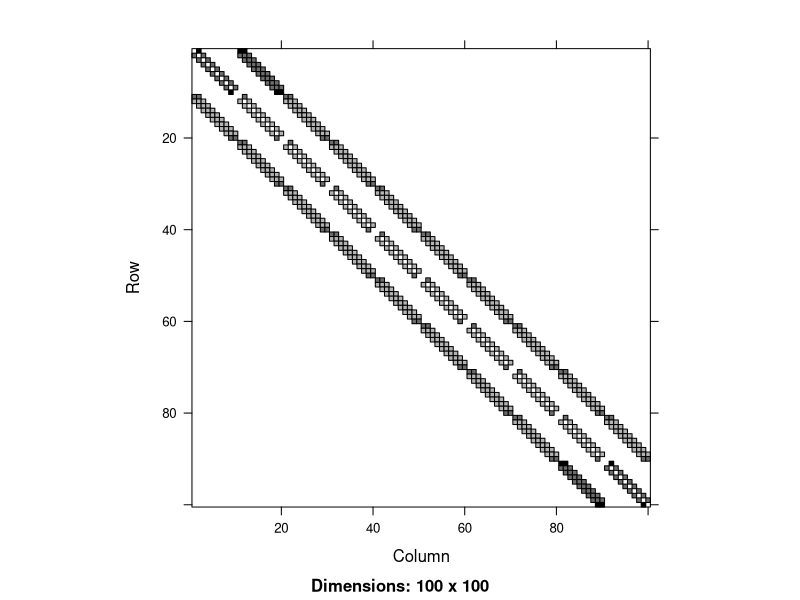
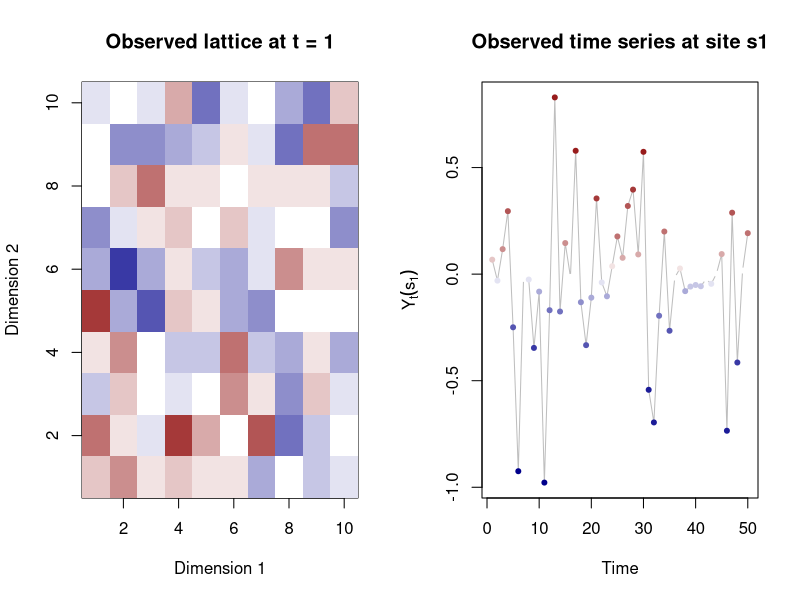
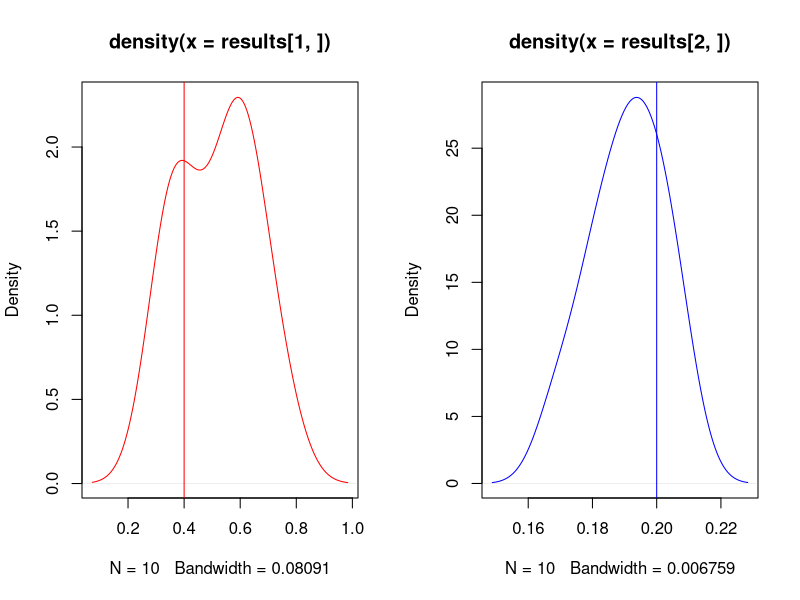

These figures' R source, in order:
## ---- chunk 1
#| code-fold: true
#| code-summary: "Show the function needed for simulation"

simulate_dyn_spatiotemporal_ARCH <- function(n, t, W, parameters){
  
  dimW <- dim(W)
  if(dimW[1] != n | dimW[2] != n){
    stop("Dimension of W is wrong")
  }
  if(length(dimW) == 2){
    p <- 1
    new.W <- array(, dim = c(n,n,p))
    new.W[,,1] <- W
    W <- new.W
  } else {
    p <- dimW[3]
  }
  
  # error distributions
  if(parameters$errortype == "norm"){
    err_distr <- function(n){
      return(rnorm(n))
    }
  } else if (parameters$errortype == "t"){
    err_distr <- function(n){
      return(rt(n, df = 3))
    }
  }
  
  # functions used for simulation (see Otto and Schmid 2019: arXiv:1908.08320)
  
  f_inv <- function(x){
    return(exp(x))
  }
  tau_eps <- function(eps, W_1, alpha, theta, zeta, b){
    eps_2 <- log(eps^2)
    n     <- length(eps)
    return( solve(diag(n) - Matrix(W_1)) %*% alpha + (diag(n) + solve(diag(n) - Matrix(W_1)) %*% Matrix(W_1)) %*% eps_2  )
  } 
  
  # weight matrices
  
  rhoW        <- array(0, dim = c(n, n))
  deltaM      <- array(0, dim = c(n, n))
  for(i in 1:p){
    rhoW        <- rhoW + parameters$rho[i] * W[,,i] 
    deltaM      <- deltaM + parameters$delta[i] * W[,,i] 
  }
  
  # function to include exogeneous regressions
  
  k <- length(parameters$beta)
  
  Xbeta <- function(X, beta){
    if(is.null(beta)){
      return(0)
    } else {
      return(X %*% beta)
    }
  }
  
  # burn-in period
  # the first simulations should be discarded to remove the influence of Y_0
  # here, we choose a burn-in of 20 time points, which balances the required computation time and accuaracy
  
  eps        <- err_distr(n)
  mu_i0      <- rnorm(n)
  alpha_t0   <- rep(rnorm(1), n) * ifelse(parameters$ted, 1, 0)
  lagged_var <- mu_i0 + alpha_t0 + Xbeta(array(rnorm(k*n), dim = c(n,k)), parameters$beta)
  tau        <- tau_eps(eps = eps, W_1 = rhoW, alpha = lagged_var)
  X          <- lagged_var + rhoW %*% tau
  Y_00       <- diag(as.vector(f_inv(X)))^(0.5) %*% eps
  
  X_regr     <-  array(rnorm(20*k*n), dim = c(n,20,k))
  
  alpha      <- parameters$alpha * rep(1, n) # add temporal lag and regressive term
  for(b in 1:20){
    eps        <- err_distr(n)
    alpha_t0   <- rep(rnorm(1), n) * ifelse(parameters$ted, 1, 0)
    lagged_var <- mu_i0 + alpha_t0 + parameters$gamma * log(Y_00^2) + deltaM %*% log(Y_00^2) + Xbeta(X_regr[,b,], parameters$beta)
    tau        <- tau_eps(eps = eps, W_1 = rhoW, alpha = lagged_var)
    X          <- lagged_var + rhoW %*% tau
    Y          <- diag(as.vector(f_inv(X)))^(0.5) %*% eps
    Y_00       <- Y
  }
  
  # simulations which are used later
  
  Y      <- array(, dim = c(n, t))
  X_regr <-  array(rnorm(k*n*t), dim = c(n,t,k))
  
  for(b in 1:t){
    eps        <- err_distr(n)
    alpha_t0   <- rep(rnorm(1), n) * ifelse(parameters$ted, 1, 0)
    lagged_var <- mu_i0 + alpha_t0 + parameters$gamma * log(Y_00^2) + deltaM %*% log(Y_00^2) + Xbeta(X_regr[,b,], parameters$beta)
    tau        <- tau_eps(eps = eps, W_1 = rhoW, alpha = lagged_var)
    X          <- lagged_var + rhoW %*% tau
    Y[,b]       <- diag(as.vector(f_inv(X)))^(0.5) %*% eps
    Y_00       <- Y[,b]
  }
  
  return(list(Y = Y, X_regr = X_regr, parameters = parameters))
  
}
## ---- chunk 2
#| code-fold: true
#| code-summary: "Show the functions needed for estimation"

GMM_SDPD_2SLS_ARCH <- function(Y, X, W, info, silent = TRUE){
  
  
  ksy = info$ksy # spatial expansion order of y
  ksx = info$ksx # spatial expansion order of x
  
  # checks
  
  if(is.null(Y)){
    stop("Y is missing")
  }
  if(is.null(X)){
    if(!silent){
      cat("Model without exogenous regressors is fitted \n")
    }
  }
  if(is.null(W)){
    stop("W is missing")
  }
  if(is.null(info)){
    stop("info is missing")
  }
  
  # expand matrix W when higher-order spatial lags are included
  dimW <- dim(W)
  n    <- dimW[1]
  if(length(dimW) == 2){
    p <- 1
    new.W <- array(, dim = c(n,n,p))
    new.W[,,1] <- W
    W <- new.W
  } else {
    p <- dimW[3]
  }
  
  if(length(dimW) > 3 |  dimW[1] !=  dimW[2] | dimW[2] !=  n){
    stop("Check W matrix (W must be of dimension n x n x p)")
  }
  
  if(dim(Y)[1] != n | length(dim(Y)) != 2){
    stop("Y should be a matrix of dimension n x T")
  }
  
  # log-squared transformation
  
  if(any(Y == 0)){
    warning("No zero values of the response variable are allowed in the log-squared transformation. \n
            All zero values have been replaced with the smallest non-zero entry.")
    Y <- ifelse(Y == 0, log(min(Y[Y != 0]^2)), log(Y^2)) 
  }
  
  Y <- log(Y^2)
  
  # spatial and temporal dimensions
  
  t <- dim(Y)[2] - 1
  
  if(!silent){
      cat("Number of cross-sectional units:", n,  "\n")
      cat("Length of the time series:", t,  "\n")
      cat("Number of spatial lags (weight matrices):", p,  "\n")
  }
  
  s  <- t - 1
  nt <- n * t
  ns <- n * s
  
  yt   <- as.vector(Y[, 2:(t+1)])
  ytl  <- as.vector(Y[, 1:(t)])
  ysl  <- array(0, dim = c(nt,p))
  ystl <- array(0, dim = c(nt,p))
  
  for(i in 1:t){
    for(j in 1:p){
      ysl[(1+(i-1)*n):(i*n), j]  <- W[,,j] %*% yt[(1+(i-1)*n):(i*n)]
      ystl[(1+(i-1)*n):(i*n), j] <- W[,,j] %*% ytl[(1+(i-1)*n):(i*n)]
    }
  }
  
  if(info$stl + info$tl == 2){
    xw <- cbind(ytl, ystl);
  } else if (info$stl + info$tl == 1){
    if(info$stl == 1){
      xw <- ystl
    } else {
      xw <- ytl
    }
  } else if (info$stl + info$tl == 0){
    stop("No spatial and no temporal lag given")
  } else {
    stop("Double-Check stl & tl # in Info structure")
  }
  
  X_stacked <- NULL
  W1hx <- NULL
  MHX <- NULL
  if(!is.null(X)){
    for(i in 1:t){
      X_stacked <- rbind(X_stacked, X[,i+1,])
    }
    
    if(dim(X)[3] == 1){
      X_stacked <- array(X_stacked, dim = c(length(X_stacked), 1))
    }
  }
  
  xs  <- X_stacked;
  xt  <- cbind(xw, xs)
  zt  <- cbind(ysl, xt)
  
  kz  <- dim(zt)[2]
  kx  <- dim(xt)[2]
  kxs <- dim(xs)[2]
  kxw <- dim(xw)[2]
  
  
  # transformation F
  
  c <- sqrt((t-(1:s))/(t-(1:s)+1))
  
  F <- diag(t)
  F <- F[, 1:(t-1)]
  for(i in 1:(t-1)){
    F[(i+1):t, i] <- -1/(t-i);
    F[, i]        <- c[i] * F[,i]
  }
  
  hyt  <- array(yt, dim = c(n,t))
  hyt  <- hyt %*% F
  hyt  <- as.vector(hyt);
  hytl <- array(ytl, dim = c(n,t))
  hytl <- hytl %*% F
  hytl <- as.vector(hytl)
  
  hysl <- array(ysl, dim = c(n,t,p))
  hysltemp <- array(0, dim = c(n,t-1,p))
  for(i in 1:p){
    hysltemp[,,i] <- hysl[,,i] %*% F
  }
  hysl <- array(hysltemp, dim = c(ns,p))
  
  hystl <- array(ystl, dim = c(n,t,p))
  hystltemp <- array(0, dim = c(n,t-1,p))
  for(i in 1:p){
    hystltemp[,,i] <- hystl[,,i] %*% F
  }
  hystl <- array(hystltemp, dim = c(ns,p))
  
  if(!is.null(X_stacked)){
    kx <- dim(X_stacked)[2]
    hx <- array(X_stacked, dim = c(n,t,kx))
    hxtemp <- array(0, dim = c(n,t-1,kx))
    for(i in 1:kx){
      hxtemp[,,i] <- hx[,,i] %*% F
    }
    hx <- array(hxtemp, dim = c(ns,kx))
  } else {
    hx <- NULL
  }
  
  if(info$stl + info$tl == 2){
    hxw <- cbind(hytl, hystl);
  } else if(info$stl + info$tl == 1){
    if(info$stl == 1){
      hxw <- hystl
    } else {
      hxw <- hytl
    } 
  } else if(info$stl + info$tl == 0){
    stop("no spatial and temporal lag given, check suitability")
  } else {
    stop("Doube-check info$stl and info$tl")
  }
  
  pyid     <- array(0, dim = c(ksy,2))
  pa       <- 1
  pb       <- p
  pyid[1,] <- c(pa, pb)
  for(k in 2:ksy){
    pa <- pa + p^(k-1)
    pb <- pb + p^k
    pyid[k,] <- c(pa, pb)
  }
  
  WY <- array(0, dim = c(nt, pyid[ksy,2]));
  WY[, 1:p] = ystl
  for(i in 1:t){
    for(k in 1:(ksy-1)){
      for(j in 1:p){
        WY[(1+(i-1)*n):(i*n), (pyid[k,2] + 1 + (j-1)*p^k):(pyid[k,2]+j*p^k)] <- W[,,j] %*% WY[(1+(i-1)*n):(i*n), pyid[k,1]:pyid[k,2]]
      }
    }
  }
  
  if(!is.null(X_stacked)){
    kx <- dim(X_stacked)[2]
    W1hx <- array(0, dim = c(ns,kx*p))
    
    for(i in 1:s){
      for(j in 1:p){
        W1hx[(1+(i-1)*n):(i*n), (1+(j-1)*kx):(j*kx)] <- W[,,j] %*% hx[(1+(i-1)*n):(i*n),]
      }
    }
    
    pxid <- array(0, dim = c(ksx,2))
    pa       <- 1
    pb       <- p*kx
    pxid[1,] <- c(pa, pb)
    for(k in 2:ksx){
      pa <- pa + p^(k-1)*kx
      pb <- pb + p^k*kx
      pxid[k,] <- c(pa, pb)
    }
    
    WHX <- array(0, dim = c(ns, pxid[ksx,2]*kx))
    WHX[,1:(p*kx)] <- W1hx;
    for(i in 1:s){
      for(k in 1:(ksx-1)){
        for(j in 1:p){
          WHX[(1+(i-1)*n):(i*n), (pxid[k,2]+1+(j-1)*p^k*kx):(pxid[k,2]+j*p^k*kx)] <- W[,,j] %*% WHX[(1+(i-1)*n):(i*n), pxid[k,1]:pxid[k,2]]
        }
      }
    }
  }
  
  
  ## Following is the IV without interaction term
  
  pyid <- array(0, dim = c(ksy,2))
  pa   <- 1
  pb   <- p
  pyid[1,] <- c(pa, pb)
  for(k in 2:ksy){
    pa <- pa + p
    pb <- pb + p
    pyid[k,] <- c(pa, pb)
  }
  
  MY <- array(0, dim = c(nt, pyid[ksy,2]))
  MY[,1:p] <- ystl;
  
  for(i in 1:t){
    for(k in 1:(ksy-1)){
      for(j in 1:p){
        MY[(1+(i-1)*n):(i*n), (pyid[k,2]+j):(pyid[k,2]+j)] <- W[,,j] %*% MY[(1+(i-1)*n):(i*n), (pyid[k,1]-1+j):(pyid[k,1]-1+j)]
      }
    }
  }
  
  if(!is.null(X_stacked)){
    
    kx <- dim(X_stacked)[2]
    pxid <- array(0, dim = c(ksx,2))
    pa <- 1
    pb <- p*kx
    pxid[1,] <- c(pa, pb)
    for(k in 2:ksx){
      pa <- pa + p*kx
      pb <- pb + p*kx
      pxid[k, ] <- c(pa, pb)
    }
    
    MHX <- array(0, dim = c(ns,pyid[ksx,2]*kx))
    MHX[,1:(p*kx)] <- W1hx
    for(i in 1:s){
      for(k in 1:(ksx-1)){
        for(j in 1:p){
          MHX[(1+(i-1)*n):(i*n),(pxid[k,2]+1+(j-1)*kx):(pxid[k,2]+j*kx)] <- W[,,j] %*% MHX[(1+(i-1)*n):(i*n),(pxid[k,1]+(j-1)*kx):(pxid[k,1]-1+j*kx)]
        }
      }
    }
    
  }
  
  Qw     <- cbind(ytl, WY)
  Qw_alt <- cbind(ytl, MY)
  
  if(ksx == 0){
    Qs     <- NULL
    Qs_alt <- NULL
    qs     <- 0
    qs_alt <- 0
  } else {
    Qs     <- cbind(hx, W1hx)
    Qs_alt <- cbind(hx, MHX)
    qs     <- dim(Qs)[2]
    qs_slt <- dim(Qs_alt)[2]
  }
  
  Qw     <- Qw[1:ns,]
  Qw_alt <- Qw_alt[1:ns,]
  qw     <- dim(Qw)[2]
  qw_alt <- dim(Qw_alt)[2]
  
  Q      <- cbind(Qw, Qs)
  Q_alt  <- cbind(Qw_alt, Qs_alt)
  kq     <- dim(Q)[2]
  kq_alt <- dim(Q_alt)[2]
  
  hxs <- hx
  hxt <- cbind(hxw, hxs)
  hzt <- cbind(hysl, hxt)
  
  Qhz <- array(0, dim = c(kq, kz))
  QQ  <- array(0, dim = c(kq, kq))
  Qhy <- array(0, dim = c(kq, 1))
  
  Qhz_alt <- array(0, dim = c(kq_alt, kz))
  QQ_alt  <- array(0, dim = c(kq_alt, kq_alt))
  Qhy_alt <- array(0, dim = c(kq_alt, 1))
  
  Jn <- diag(n) - array(1/n, dim = c(n,n))
  
  for(i in 1:s){
    if(info$ted == 1){
      
      Qhz <- Qhz + t(Q[(1+(i-1)*n):(i*n),]) %*% Jn %*% hzt[(1+(i-1)*n):(i*n),]
      QQ  <- QQ  + t(Q[(1+(i-1)*n):(i*n),]) %*% Jn %*% Q[(1+(i-1)*n):(i*n),]
      Qhy <- Qhy + t(Q[(1+(i-1)*n):(i*n),]) %*% Jn %*% hyt[(1+(i-1)*n):(i*n)]
      
      Qhz_alt <- Qhz_alt + t(Q_alt[(1+(i-1)*n):(i*n),]) %*% Jn %*% hzt[(1+(i-1)*n):(i*n),]
      QQ_alt  <- QQ_alt  + t(Q_alt[(1+(i-1)*n):(i*n),]) %*% Jn %*% Q_alt[(1+(i-1)*n):(i*n),]
      Qhy_alt <- Qhy_alt + t(Q_alt[(1+(i-1)*n):(i*n),]) %*% Jn %*% hyt[(1+(i-1)*n):(i*n)]
      
    } else {
      
      Qhz <- Qhz + t(Q[(1+(i-1)*n):(i*n),]) %*% hzt[(1+(i-1)*n):(i*n),]
      QQ  <- QQ  + t(Q[(1+(i-1)*n):(i*n),]) %*% Q[(1+(i-1)*n):(i*n),]
      Qhy <- Qhy + t(Q[(1+(i-1)*n):(i*n),]) %*% hyt[(1+(i-1)*n):(i*n)]
      
      Qhz_alt <- Qhz_alt + t(Q_alt[(1+(i-1)*n):(i*n),]) %*% hzt[(1+(i-1)*n):(i*n),]
      QQ_alt  <- QQ_alt  + t(Q_alt[(1+(i-1)*n):(i*n),]) %*% Q_alt[(1+(i-1)*n):(i*n),]
      Qhy_alt <- Qhy_alt + t(Q_alt[(1+(i-1)*n):(i*n),]) %*% hyt[(1+(i-1)*n):(i*n)]
      
    }
  }
  
  theta <- mldivide(t(Qhz) %*% ginv(QQ) %*% Qhz, t(Qhz) %*% ginv(QQ) %*% Qhy)
  theta_alt <- mldivide(t(Qhz_alt) %*% ginv(QQ_alt) %*% Qhz_alt, t(Qhz_alt) %*% ginv(QQ_alt) %*% Qhy_alt)
  
  e <- hyt - hzt %*% theta
  e_alt <- hyt - hzt %*% theta_alt
  if(info$ted == 1){
    for(i in 1:s){
      e[(1+(i-1)*n):(i*n)] <- Jn %*% e[(1+(i-1)*n):(i*n)]
      e_alt[(1+(i-1)*n):(i*n)] <- Jn %*% e_alt[(1+(i-1)*n):(i*n)]
    }
  }
  
  sigma2 <- mean((e-mean(e))^2)
  sigma4 <- mean((e-mean(e))^4)
  
  sigma2_alt <- mean((e_alt-mean(e_alt))^2)
  sigma4_alt <- mean((e_alt-mean(e_alt))^4)
  
  lambda <- theta[1:p]
  delta  <- theta[(p+1):kz]
  
  lambda_alt <- theta_alt[1:p]
  delta_alt  <- theta_alt[p+1:kz]
  
  lambdaW     <- array(0, dim = c(n,n))
  lambdaW_alt <- array(0, dim = c(n,n))
  for(j in 1:p){
    lambdaW     <- lambdaW     + lambda[j] * W[,,j]
    lambdaW_alt <- lambdaW_alt + lambda_alt[j] * W[,,j]
  }
  Sn <- diag(n) - lambdaW
  Sn_alt <- diag(n) - lambdaW_alt
  
  DSiD <- 1/(sigma2*ns) * t(Qhz) %*% ginv(QQ) %*% Qhz
  DSiD_alt <- 1/(sigma2_alt*ns) * t(Qhz_alt) %*% ginv(QQ_alt) %*% Qhz_alt
  
  SIG <- tryCatch(1/ns * solve(DSiD), error = function(e){cat("DSiD not invertible \n"); return(array(NA, dim = dim(DSiD)))})
  # SIG <- 1/ns * solve(DSiD);
  
  std <- sqrt(abs(diag(SIG)))
  tstat <- theta/std
  
  SIG_alt <- tryCatch(1/ns * solve(DSiD_alt), error = function(e){cat("DSiD_alt not invertible \n"); return(array(NA, dim = dim(DSiD_alt)))})
  # SIG_alt <- 1/ns * solve(DSiD_alt)
  std_alt <- sqrt(abs(diag(SIG_alt)))
  tstat_alt <- theta_alt/std_alt
  
  results <- list(theta = theta, std = std, SIG = SIG, tstat = tstat, sigma2 = sigma2,
                  theta_alt = theta_alt, std_alt = std_alt, SIG_alt = SIG_alt, tstat_alt = tstat_alt, sigma2_alt = sigma2_alt,
                  e = array(e, dim = c(n, t)), e_alt = array(e_alt, dim = c(n, t)), hyt = array(hyt, dim = c(n, t)))
  
  return(results)
  
}


mldivide <- function(A, b){
  return(ginv(t(A) %*% A) %*% t(A) %*% b)
  # return(qr.solve(A, b))
}

## ---- chunk 3
set.seed(5515)

## definition of general setting and weight matrix

library("spdep")
library("MASS")
library("Matrix")
library("gplots")
library("classInt")

d <- 10
n <- d^2
t <- 50

W <- nb2mat(cell2nb(d, d, type = "queen"))

image(Matrix(W))

## Example 1

parameters <- list()
parameters$rho   <- 0.4
parameters$gamma <- 0.2
parameters$delta <- 0
parameters$ted <- 1
parameters$errortype <- "norm"
parameters$beta <- NULL

# simulation

sim <- simulate_dyn_spatiotemporal_ARCH(n, t, W = W, parameters = parameters)

# visualisation

colours <- colorpanel(20, "darkblue","white", "darkred")  
colbreaks <- classIntervals(sim$Y, n = length(colours), style = "quantile")
  # seq(min(sim$Y), max(sim$Y), length = length(colours) + 1)

par(mfcol = c(1, 2))

image(1:d, 1:d, array(sim$Y[, 1], dim = c(d, d)), 
      col = colours, breaks = colbreaks$brks, 
      main = "Observed lattice at t = 1",
      xlab = "Dimension 1", ylab = "Dimension 2")

plot(1:t, sim$Y[1, ], type = "l", 
     col = "grey",
     main = "Observed time series at site s1", 
     xlab = "Time", ylab = expression(Y[t](s[1])))
points(1:t, sim$Y[1, ], pch = 20,
       col = colours[cut(sim$Y[1, ], colbreaks$brks)])

# estimation

est <- GMM_SDPD_2SLS_ARCH(Y = sim$Y, X = NULL, W = W, info = list(ksy = 10, ksx = 10, stl = 0, tl = 1, ted = 1), silent = FALSE)
# no spatiotemporal lag: info = list(stl = 0)
# temporal lag included: info = list(tl = 1)
# temporal fixed effects included: info = list(ted = 1)

# Estimated parameters

est$theta # rho, gamma

# Standard errors

est$std

# t-statistics

est$tstat


## Example 2

parameters <- list()
parameters$rho   <- 0.4
parameters$gamma <- 0.2
parameters$delta <- 0.4
parameters$ted <- 1
parameters$errortype <- "norm"
parameters$beta <- c(0.5, 1.1)

# simulation

sim <- simulate_dyn_spatiotemporal_ARCH(n, t, W = W, parameters = parameters)

# estimation

est <- GMM_SDPD_2SLS_ARCH(Y = sim$Y, X = sim$X_regr, W = W, info = list(ksy = 10, ksx = 10, stl = 1, tl = 1, ted = 1))

# Estimated parameters

est$theta  # rho, gamma, delta, beta

# Standard errors

est$std

# t-statistics

est$tstat

## ---- chunk 4

# Mini Monte-Carlo simulation

m <- 10

d <- 15
n <- d^2
t <- 100

W <- nb2mat(cell2nb(d, d, type = "queen"))

## Example 1

parameters <- list()
parameters$rho   <- 0.4
parameters$gamma <- 0.2
parameters$delta <- 0
parameters$ted <- 1
parameters$errortype <- "norm"
parameters$beta <- NULL


results <- array(NA, dim = c(2, m))
for(i in 1:m){
  sim <- simulate_dyn_spatiotemporal_ARCH(n, t, W = W, parameters = parameters)
  est <- GMM_SDPD_2SLS_ARCH(Y = sim$Y, X = NULL, W = W, info = list(ksy = 10, ksx = 10, stl = 0, tl = 1, ted = 0))
  results[,i] <- est$theta
  cat(round(i/m, 2), " | ")
}

par(mfcol = c(1, 2))
plot(density(results[1,]), col = "red")
abline(v = parameters$rho, col = "red")

plot(density(results[2,]), col = "blue")
abline(v = parameters$gamma, col = "blue")
